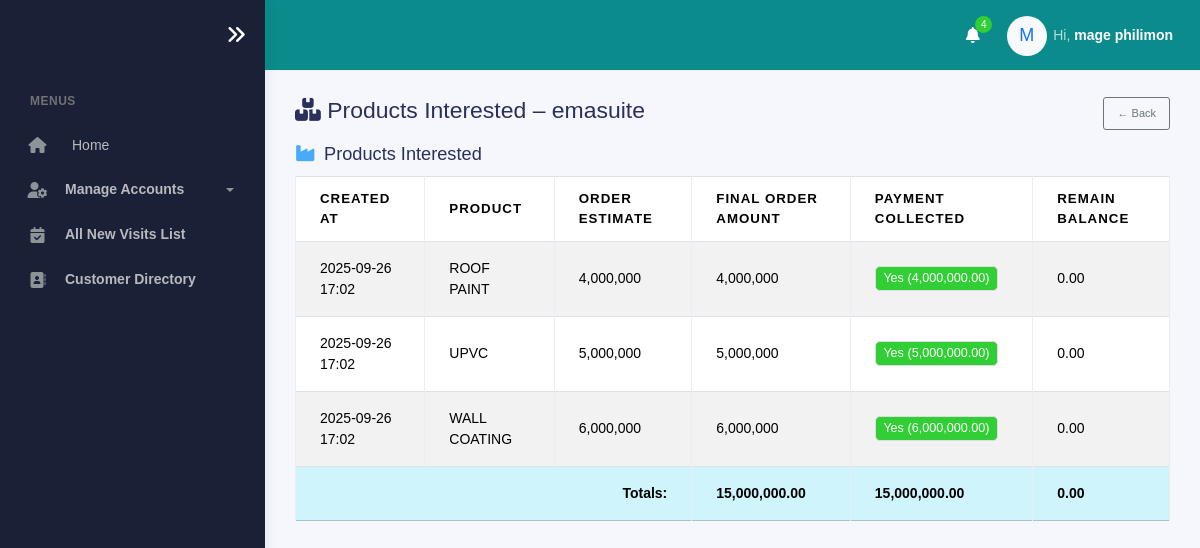
Screenshot of /customer/products-customer/71/ (signed in) with the database file from the repository.
### visits/models.py (models this page shows, shortened)
class CustomUser(AbstractBaseUser, PermissionsMixin):
    POSITION_CHOICES = [
        ('Head of Sales', 'Head of Sales'),
        ('Facilitator', 'Facilitator'),
        ('Product Brand Manager', 'Product Brand Manager'),
        ('Corporate Manager', 'Corporate Manager'),
        ('Corporate Officer', 'Corporate Officer'),
        ('Zonal Sales Executive', 'Zonal Sales Executive'),
        ('Mobile Sales Officer', 'Mobile Sales Officer'),
        ('Desk Sales Officer', 'Desk Sales Officer'),
        ('Admin', 'Admin'),
    ]
    ZONE_CHOICES = [
        ('Coast Zone', 'Coast Zone'),
        ('Corporate', 'Corporate'),
        ('Central Zone', 'Central Zone'),
        ('Southern Zone', 'Southern Zone'),
        ('Northern Zone', 'Northern Zone'),
        ('Lake Zone', 'Lake Zone'),
    ]
    BRANCH_CHOICES = [
        ('Chanika', 'Chanika'),
        ('Mikocheni', 'Mikocheni'),
        ('Morogoro', 'Morogoro'),
        ('Zanzibar', 'Zanzibar'),
        ('ANDO HQ', 'ANDO HQ'),
        ('Dodoma', 'Dodoma'),
        ('Singida', 'Singida'),
        ('Tabora', 'Tabora'),
        ('Mbeya', 'Mbeya'),
        ('Tunduma', 'Tunduma'),
        ('Arusha', 'Arusha'),
        ('Moshi', 'Moshi'),
        ('Mwanza', 'Mwanza'),
        ('Geita', 'Geita'),
    ]
    COMPANY_CHOICES = [
        ('ANDO', 'ANDO'),
        ('KAM', 'KAM'),
        ('MATE', 'MATE'),
    ]
    company_name = models.CharField(max_length=50, choices=COMPANY_CHOICES, null=True, blank=True)
    email = models.EmailField(unique=True)
    first_name = models.CharField(max_length=50, null=True, blank=True)
    last_name = models.CharField(max_length=50, null=True, blank=True)
    is_active = models.BooleanField(default=True)
    is_staff = models.BooleanField(default=False)
    date_joined = models.DateTimeField(default=timezone.now)
    position = models.CharField(max_length=100, choices=POSITION_CHOICES, null=True, blank=True)
    zone = models.CharField(max_length=100, choices=ZONE_CHOICES, null=True, blank=True)
    branch = models.CharField(max_length=100, choices=BRANCH_CHOICES, null=True, blank=True)
    contact = models.CharField(
        max_length=13,
        null=True,
        blank=True,
        validators=[
            RegexValidator(
                regex=r'^(?:\+255|0)[67][0-9]\d{7}$',
                message="Enter a valid Tanzanian phone number (e.g. +255712345678 or 0712345678)"
            )
        ]
    )
    objects = CustomUserManager()
    USERNAME_FIELD = 'email'
    REQUIRED_FIELDS = []
    def get_full_name(self):
        return f"{self.first_name} {self.last_name}".strip()

class NewVisit(models.Model):
    MEETING_STAGE_CHOICES = [
        ("Prospecting", "Prospecting"),
        ("Qualifying", "Qualifying"),
        ("Proposal or Negotiation", "Proposal or Negotiation"),
        ("Closing", "Closing"),
        ("Payment Followup", "Payment followup"),
    ]
    TAG_CHOICES = [
        ("Prospect", "Prospect"),
        ("Lead", "Lead"),
        ("Customer", "Customer"),
    ]
    STATUS_CHOICES = [
        ("Open", "Open"),
        ("Won Paid", "Won Paid"),
        ("Won Pending Payment", "Won Pending Payment"),
        ("Lost", "Lost"),
    ]
    PAYMENT_CHOICES = [
        ("Yes-Full", "Yes-Full"),
        ("Yes-Partial", "Yes-Partial"),
        ("No", "No"),
    ]
    MEETING_TYPE_CHOICES = [
        ("In Person", "In Person"),
        ("Phone Call", "Phone Call"),
    ]
    company_name = models.ForeignKey(Customer, on_delete=models.CASCADE, related_name="visits", null=True, blank=True)
    contact_person = models.ForeignKey(CustomerContact, on_delete=models.CASCADE, related_name="visits", null=True, blank=True)
    contact_number = models.CharField(max_length=255, blank=True, null=True)
    designation = models.CharField(max_length=255, blank=True, null=True)
    meeting_type = models.CharField(max_length=20, choices=MEETING_TYPE_CHOICES)  # ✅ Meeting type
    latitude = models.DecimalField(max_digits=9, decimal_places=6, null=True, blank=True)
    longitude = models.DecimalField(max_digits=9, decimal_places=6, null=True, blank=True)
    visit_image = models.ImageField(upload_to="visit_images/", null=True, blank=True)
    meeting_stage = models.CharField(max_length=50, choices=MEETING_STAGE_CHOICES, default="Prospecting")
    status = models.CharField(max_length=30, choices=STATUS_CHOICES, default="Open", blank=True, null=True)
    tag = models.CharField(max_length=20, choices=TAG_CHOICES, default="Prospect", null=True, blank=True)
    item_discussed = models.TextField(max_length=255)
    client_budget = models.DecimalField(max_digits=19, decimal_places=2, null=True, blank=True)
    is_order_final = models.BooleanField(null=True, blank=True)
    contract_outcome = models.CharField(max_length=10, choices=[("Won", "Won"), ("Lost", "Lost")], null=True, blank=True)
    contract_amount = models.DecimalField(max_digits=19, decimal_places=2, null=True, blank=True)
    reason_lost = models.TextField(null=True, blank=True)
    is_payment_collected = models.CharField(max_length=20, choices=PAYMENT_CHOICES, null=True, blank=True)
    added_by = models.ForeignKey(settings.AUTH_USER_MODEL, on_delete=models.SET_NULL, null=True, blank=True)
    created_at = models.DateTimeField(auto_now_add=True)
    updated_at = models.DateTimeField(auto_now=True)

class ProductInterested(models.Model):
    PRODUCT_CHOICES = [
        ("RESIN_ROOFING_SHEETS", "RESIN ROOFING SHEETS"),
        ("ROOF_PAINT", "ROOF PAINT"),
        ("UPVC", "UPVC"),
        ("WALL_COATING", "WALL COATING"),
        ("ZEBRA_TILES", "ZEBRA TILES"),
    ]
    visit = models.ForeignKey(NewVisit, on_delete=models.CASCADE, related_name="products")
    product_interested = models.CharField(max_length=30, choices=PRODUCT_CHOICES)
    order_estimate = models.PositiveIntegerField(null=True, blank=True)
    final_order_amount = models.PositiveIntegerField(null=True, blank=True)
    payment_collected = models.DecimalField(max_digits=19, decimal_places=2, null=True, blank=True)
    created_at = models.DateTimeField(auto_now_add=True, null=True, blank=True)

### customer/models.py (models this page shows)
class Customer(models.Model):
    designation = models.CharField(
        max_length=100,
        choices=DESIGNATION_CHOICES  # 🔽 Make dropdown
    )
    company_name = models.CharField(
        max_length=200,
        unique=True  # 🛑 Prevent duplicates
    )
    location = models.CharField(max_length=200)
    email = models.EmailField(unique=True)
    created_at = models.DateTimeField(auto_now_add=True, blank=True, null=True)
    def __str__(self):
        return self.company_name

### customer/views.py (the view)
# urls.py: path("products-customer/<int:pk>/", views.customerproduct_detail, name="product_details"),
@login_required
def customerproduct_detail(request, pk):
    visit = get_object_or_404(NewVisit, pk=pk)
    products_interested = visit.products.all()
    total_final_order = 0
    total_payment_collected = 0
    for p in products_interested:
        final_amt = p.final_order_amount or 0
        paid_amt = p.payment_collected or 0
        if visit.status == "Won Paid":
            p.display_payment = final_amt
            p.balance = 0
        else:
            p.display_payment = paid_amt
            p.balance = final_amt - paid_amt
        total_final_order += final_amt
        total_payment_collected += p.display_payment
    if visit.status == "Won Paid":
        total_balance = 0
    else:
        total_balance = total_final_order - total_payment_collected
    return render(request, "users/product_detail.html", {
        "visit": visit,
        "products_interested": products_interested,
        "total_final_order": total_final_order,
        "total_payment_collected": total_payment_collected,
        "total_balance": total_balance,
    })

### templates/users/product_detail.html (shortened to what this page needs)
{% extends "users/base.html" %}
{% load humanize %}
{% block content %}
  {% include "users/sidebar.html" %}
   <div class="main-panel">
    <div class="main-header">
      {% include "users/nav.html" %}
    </div>
        <div class="container mt-6">
      <div class="page-inner">
        <div class="d-flex justify-content-between align-items-center mb-2">
          <h3><i class="fas fa-boxes"></i> Products Interested – {{ visit.company_name }}</h3>
          <a href="javascript:history.back()" class="btn btn-sm btn-outline-secondary">← Back</a>
        </div>
        <div class="mb-4">
          <h5><i class="fas fa-industry me-1 text-info"></i> Products Interested</h5>
          {% if products_interested %}
          <div class="table-responsive">
            <table class="table table-bordered table-striped align-middle">
              <thead>
                <tr>
                  <th>Created At</th>
                  <th>Product</th>
                  <th>Order Estimate</th>
                  <th>Final Order Amount</th>
                  <th>Payment Collected</th>
                  <th>Remain Balance</th>
                </tr>
              </thead>
              <tbody>
                {% for product in products_interested %}
                <tr>
                  <td>{{ product.visit.created_at|date:"Y-m-d H:i" }}</td>
                  <td>{{ product.get_product_interested_display }}</td>
                  <td>{{ product.order_estimate|default:"-"|intcomma }}</td>
                  <td>{{ product.final_order_amount|default:"-"|intcomma }}</td>
                  <td>
                    {% if product.display_payment %}
                      <span class="badge bg-success">
                        Yes ({{ product.display_payment|floatformat:2|intcomma }})
                      </span>
                    {% else %}
                      <span class="badge bg-secondary">No</span>
                    {% endif %}
                  </td>
                  <td>{{ product.balance|floatformat:2|intcomma }}</td>
                </tr>
                {% endfor %}
                <tr class="table-info fw-bold">
                  <th colspan="3" class="text-end">Totals:</th>
                  <th>{{ total_final_order|floatformat:2|intcomma }}</th>
                  <th>{{ total_payment_collected|floatformat:2|intcomma }}</th>
                  <th>{{ total_balance|floatformat:2|intcomma }}</th>
                </tr>
              </tbody>
            </table>
          </div>
          {% else %}
            <p class="text-muted">No products interested added.</p>
          {% endif %}
        </div>
      </div>
    </div>
  </div>
  <link href="https://cdnjs.cloudflare.com/ajax/libs/font-awesome/6.5.0/css/all.min.css" rel="stylesheet">
{% endblock %}

### templates/users/nav.html (shortened to what this page needs)
{% load static %}
<nav class="navbar navbar-header navbar-expand-lg border-bottom" style="background-color: rgb(11, 139, 139)">
  <div class="container-fluid">
    <ul class="navbar-nav topbar-nav ms-md-auto align-items-center">
      <li class="nav-item topbar-icon dropdown hidden-caret">
        <a class="nav-link dropdown-toggle text-white" href="#" id="notifDropdown" role="button" data-bs-toggle="dropdown" aria-haspopup="true" aria-expanded="false">
          <i class="fa fa-bell"></i>
          <span class="notification">4</span>
        </a>
      </li>
      <li class="nav-item topbar-user dropdown hidden-caret">
        <a class="dropdown-toggle profile-pic text-white" data-bs-toggle="dropdown" href="#" aria-expanded="false">
          <div class="avatar-sm">
            <div class="avatar-initial rounded-circle bg-light text-primary d-flex align-items-center justify-content-center" style="width: 40px; height: 40px; font-size: 18px;">
              {% if request.user.is_authenticated %}
                {{ request.user.first_name|slice:":1"|default:"U"|upper }}
              {% else %}
                G
              {% endif %}
            </div>
          </div>
          <span class="profile-username">
            <span class="op-7">Hi,</span>
            {% if request.user.is_authenticated %}
              <span class="fw-bold">{{ request.user.first_name }} {{ request.user.last_name }}</span>
            {% else %}
              <span class="fw-bold">Guest</span>
            {% endif %}
          </span>
        </a>
      </li>
    </ul>
  </div>
</nav>

### templates/users/product_detail.html (style rules this page uses)
.badge { font-size: 0.9rem; padding: 0.4em 0.6em; border-radius: 0.35rem; }
table th, table td { vertical-align: middle !important; }

### rows the page displays
CustomUser: user.first_name "M", user.first_name "mage", user.last_name "philimon"
NewVisit: company_name "emasuite"
ProductInterested: visit.created_at "2025-09-26 17:02", product_interested "ROOF PAINT", order_estimate "4,000,000", final_order_amount "4,000,000", display_payment "4,000,000.00", balance "0.00"
ProductInterested: visit.created_at "2025-09-26 17:02", product_interested "UPVC", order_estimate "5,000,000", final_order_amount "5,000,000", display_payment "5,000,000.00", balance "0.00"
ProductInterested: visit.created_at "2025-09-26 17:02", product_interested "WALL COATING", order_estimate "6,000,000", final_order_amount "6,000,000", display_payment "6,000,000.00", balance "0.00"

### other values shown
{{ total_final_order|floatformat:2|intcomma }} "15,000,000.00"
{{ total_payment_collected|floatformat:2|intcomma }} "15,000,000.00"
{{ total_balance|floatformat:2|intcomma }} "0.00"
